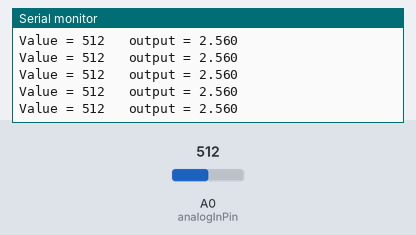
A sketch run on a simulated Arduino Uno, built with avr-gcc and run on an emulated ATmega328P. On the bench: the last lines printed to the serial monitor. Inputs (shaded band) come from the test bench; at power-on: A0 (analogInPin) = 512.

Above: at 1.2 s.
1.3 s: A0 (analogInPin) set to 716
At 1.56 s:
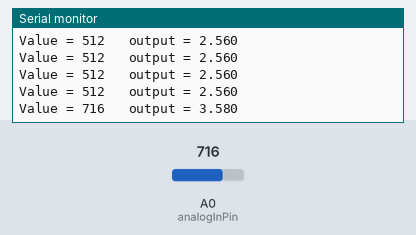
2.8 s: A0 (analogInPin) set to 900
At 2.97 s:
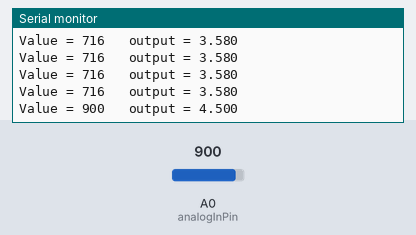
Timing chart, 0 to 5.8 s (numbered marks = the images above; inputs shaded):
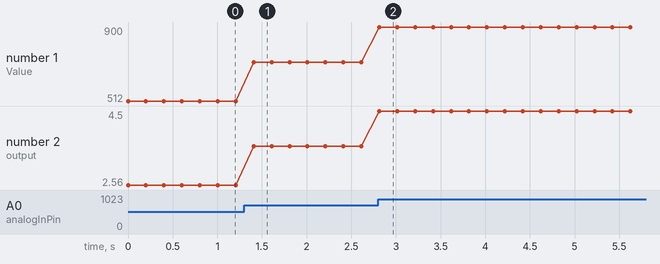

Measured:
- after the input at 1.3 s, the serial monitor: prints a new line after 0.11 s (image 1)
- after the input at 2.8 s, the serial monitor: prints a new line at once (image 2)
- plotted number 1: 512 → 716 after the input at 1.3 s, 716 → 900 after the input at 2.8 s
- plotted number 2: 2.56 → 3.58 after the input at 1.3 s, 3.58 → 4.5 after the input at 2.8 s

The sketch:

Current_measure.ino
```cpp
// These constants won't change.  They're used to give names
// to the pins used:
const int analogInPin = A0;  // Analog input pin that the potentiometer is attached to

int Value = 0;        // value read from the pot
float outputValue = 0;        // value output to the PWM (analog out)

void setup() {
  // initialize serial communications at 9600 bps:
  Serial.begin(9600);
}

void loop() {
  // read the analog in value:
  Value = analogRead(analogInPin);
  // map it to the range of the analog out:
  outputValue = Value*0.005;
  // change the analog out value:

  // print the results to the serial monitor:
  Serial.print("Value = ");
  Serial.print(Value); //RAW value from analog read :)
  Serial.print("\t output = ");
  Serial.println(outputValue,3);

  // wait 2 milliseconds before the next loop
  // for the analog-to-digital converter to settle
  // after the last reading:
  delay(200);
}
```
